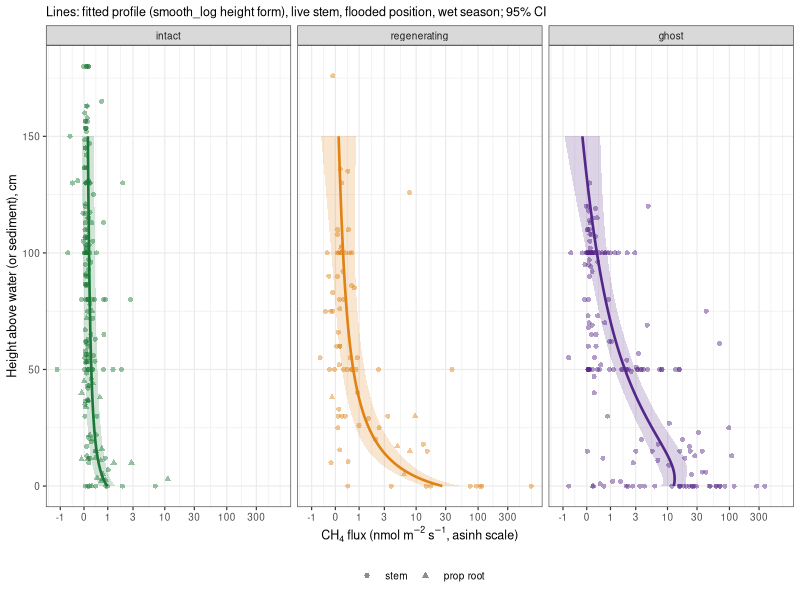
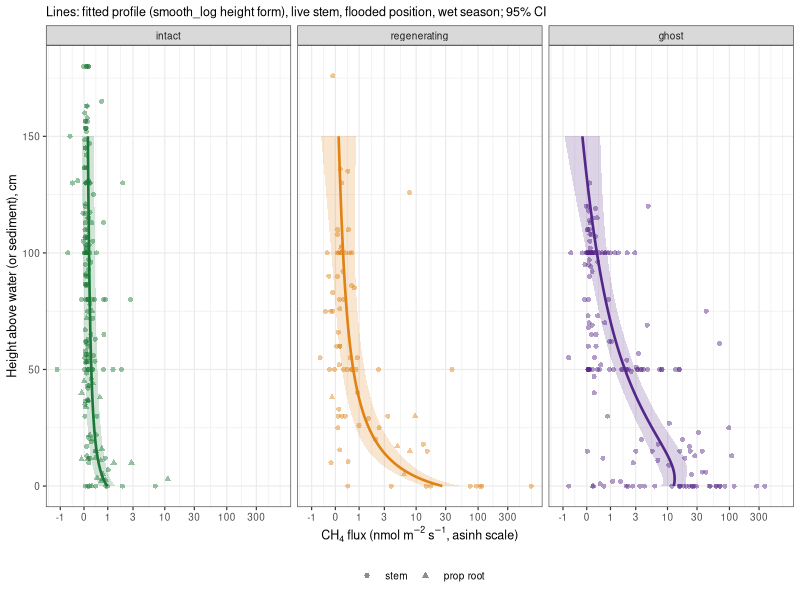

Generate these figures, in order, with R:
# =============================================================================
# Woody-surface CH4 flux by height above the water surface (or the sediment
# where no water stood): stems and prop roots together, intact / regenerating /
# ghost forest, October 2022 and March 2023, core sites.
#
# Response: asinh(CH4 flux, nmol m-2 s-1) (keeps negative and near-zero fluxes).
# Height h (cm above water or sediment). Candidate height forms, each allowed
# to differ by class: linear; log(h + 5) (offset 5 cm chosen by AIC over
# 1-40 cm); a smooth of h (k = 5); a smooth of log(h + 5) (k = 4). A check adds
# species (where identified) to the selected model.
# Covariates: surface (stem / prop root), tissue status (alive / dead), season,
# position flooded (standing water at the chamber). Random intercepts: tree
# (reconstructed: consecutive closures on one tree are logged in sequence on
# one analyzer, same species and status, < 45 min apart, at most three stem
# heights) and site x campaign. Residual SD modelled by class (Gaussian
# location-scale, mgcv::gaulss), since scatter is far larger in ghost forest.
# Height forms compared by AIC; the selected model gives fitted profiles by
# class (stem, alive, flooded, wet season) with 95% CIs.
# Writes output/analysis/woody_height_model_{comparison,fixed,profiles,curves}.csv and
# output/figures/other/woody_height_model.{png,pdf}.
# =============================================================================
suppressMessages({library(dplyr); library(mgcv); library(ggplot2)})
if (requireNamespace("here", quietly = TRUE)) setwd(here::here())
dir.create("output/analysis", showWarnings = FALSE)

d <- read.csv("output/data_products/combined_gas_flux_dataset.csv") %>%
  filter(component %in% c("stem", "root"), plot %in% c("SRS5", "SRS6", "BL60", "CP40", "FLM30"),
         month_year %in% c("2022-10", "2023-03"), !is.na(height_corrected), !is.na(CH4_best.flux),
         !is.na(status)) %>%
  mutate(class = factor(case_when(plot %in% c("SRS5", "SRS6") ~ "intact", plot == "BL60" ~ "regenerating", TRUE ~ "ghost"),
                        c("intact", "regenerating", "ghost")),
         h = pmax(height_corrected, 0), y = asinh(CH4_best.flux),
         surface = factor(ifelse(component == "root", "prop root", "stem"), c("stem", "prop root")),
         status = factor(status, c("alive", "dead")),
         season = factor(ifelse(month_year == "2022-10", "wet", "dry"), c("wet", "dry")),
         flooded = factor(ifelse(!is.na(water_depth) & water_depth > 0, "yes", "no"), c("no", "yes")),
         site_camp = factor(paste(plot, month_year)),
         t = as.POSIXct(paste(date, start_time), tz = "UTC")) %>%
  arrange(plot, date, analyzer_source, t)

# reconstruct trees
tree <- integer(nrow(d)); k <- 0; n_stem <- 0; seen <- numeric(0)
for (i in seq_len(nrow(d))) {
  new <- i == 1 || d$plot[i] != d$plot[i - 1] || d$date[i] != d$date[i - 1] ||
    d$analyzer_source[i] != d$analyzer_source[i - 1] || !identical(d$species[i], d$species[i - 1]) ||
    d$status[i] != d$status[i - 1] || as.numeric(difftime(d$t[i], d$t[i - 1], units = "mins")) > 45 ||
    (d$surface[i] == "stem" && (n_stem >= 3 || d$h[i] %in% seen))
  if (new) { k <- k + 1; n_stem <- 0; seen <- numeric(0) }
  if (d$surface[i] == "stem") { n_stem <- n_stem + 1; seen <- c(seen, d$h[i]) }
  tree[i] <- k
}
d$tree <- factor(tree)
cat("Closures:", nrow(d), " trees (reconstructed):", nlevels(d$tree), "\n")
print(table(d$class, d$surface))

fe <- "surface + status + season + flooded + s(tree, bs = 're') + s(site_camp, bs = 're')"
forms <- list(
  linear = "class + class:h",
  log    = "class + class:log(h + 5)",
  smooth = "class + s(h, by = class, k = 5)",
  smooth_log = "class + s(log(h + 5), by = class, k = 4)")
fit <- function(f) gam(list(as.formula(paste("y ~", f, "+", fe)), ~ class), family = gaulss(), data = d, method = "REML")
mods <- lapply(forms, fit)
cmp <- data.frame(height_form = names(forms), AIC = sapply(mods, AIC), edf = sapply(mods, function(m) sum(m$edf))) %>%
  mutate(dAIC = AIC - min(AIC)) %>% arrange(AIC)
print(cmp, row.names = FALSE)
best <- mods[[cmp$height_form[1]]]
d$sp <- factor(ifelse(d$species %in% "COPE", "COER", ifelse(is.na(d$species) | d$species %in% c("", "UNKN"), "unidentified", d$species)))
d$sp <- relevel(d$sp, "RHMA")
msp <- gam(list(as.formula(paste("y ~", forms[[cmp$height_form[1]]], "+ sp +", fe)), ~ class), family = gaulss(), data = d, method = "REML")
sp_tab <- summary(msp)$p.table; sp_tab <- sp_tab[grep("^sp", rownames(sp_tab)), , drop = FALSE]
cat("\nSpecies added to the selected model (reference R. mangle): AIC", round(AIC(msp), 1), "\n"); print(signif(sp_tab, 3))
write.csv(data.frame(term = rownames(sp_tab), sp_tab, check.names = FALSE), "output/analysis/woody_height_model_species_check.csv", row.names = FALSE)
sm <- summary(best)
fixed <- data.frame(term = names(sm$p.coeff), estimate = sm$p.coeff, se = sm$se[names(sm$p.coeff)], p = sm$p.pv)
print(fixed %>% mutate(across(where(is.numeric), ~ signif(.x, 3))), row.names = FALSE)
if (length(sm$s.table)) print(sm$s.table)

# fitted profiles: stem, alive, flooded, wet season; random effects excluded
nd <- expand.grid(h = seq(0, 150, 1), class = levels(d$class)) %>%
  mutate(surface = factor("stem", levels(d$surface)), status = factor("alive", levels(d$status)),
         season = factor("wet", levels(d$season)), flooded = factor("yes", levels(d$flooded)),
         tree = d$tree[1], site_camp = d$site_camp[1])
pr <- predict(best, nd, se.fit = TRUE, exclude = c("s(tree)", "s(site_camp)"))
nd <- nd %>% mutate(fit = pr$fit[, 1], se = pr$se.fit[, 1],
                    flux = sinh(fit), lo = sinh(fit - 1.96 * se), hi = sinh(fit + 1.96 * se))
prof <- nd %>% filter(h %in% c(0, 5, 10, 25, 50, 100, 150)) %>% select(class, h, flux, lo, hi)
print(prof %>% mutate(across(where(is.double), ~ signif(.x, 3))), row.names = FALSE)
write.csv(cmp, "output/analysis/woody_height_model_comparison.csv", row.names = FALSE)
write.csv(fixed, "output/analysis/woody_height_model_fixed.csv", row.names = FALSE)
write.csv(prof, "output/analysis/woody_height_model_profiles.csv", row.names = FALSE)
write.csv(nd %>% select(class, h, fit, se, flux, lo, hi), "output/analysis/woody_height_model_curves.csv", row.names = FALSE)

cols <- c(intact = "#1b7837", regenerating = "#e08214", ghost = "#542788")
br <- c(-1, 0, 1, 3, 10, 30, 100, 300)
p <- ggplot() +
  geom_point(data = d, aes(h, y, colour = class, shape = surface), alpha = 0.45, size = 1.4) +
  geom_ribbon(data = nd, aes(h, ymin = fit - 1.96 * se, ymax = fit + 1.96 * se, fill = class), alpha = 0.2) +
  geom_line(data = nd, aes(h, fit, colour = class), linewidth = 0.9) +
  coord_flip() + facet_wrap(~ class) +
  scale_y_continuous(breaks = asinh(br), labels = br) +
  scale_colour_manual(values = cols, guide = "none") + scale_fill_manual(values = cols, guide = "none") +
  scale_shape_manual(values = c(stem = 16, `prop root` = 17), name = NULL) +
  labs(x = "Height above water (or sediment), cm", y = expression("CH"[4]*" flux (nmol m"^-2*" s"^-1*", asinh scale)"),
       subtitle = sprintf("Lines: fitted profile (%s height form), live stem, flooded position, wet season; 95%% CI", cmp$height_form[1])) +
  theme_bw(base_size = 9) + theme(legend.position = "bottom")
dir.create("output/figures/other", showWarnings = FALSE, recursive = TRUE)
ggsave("output/figures/other/woody_height_model.png", p, width = 10, height = 4.2, dpi = 200)
ggsave("output/figures/other/woody_height_model.pdf", p, width = 10, height = 4.2)
